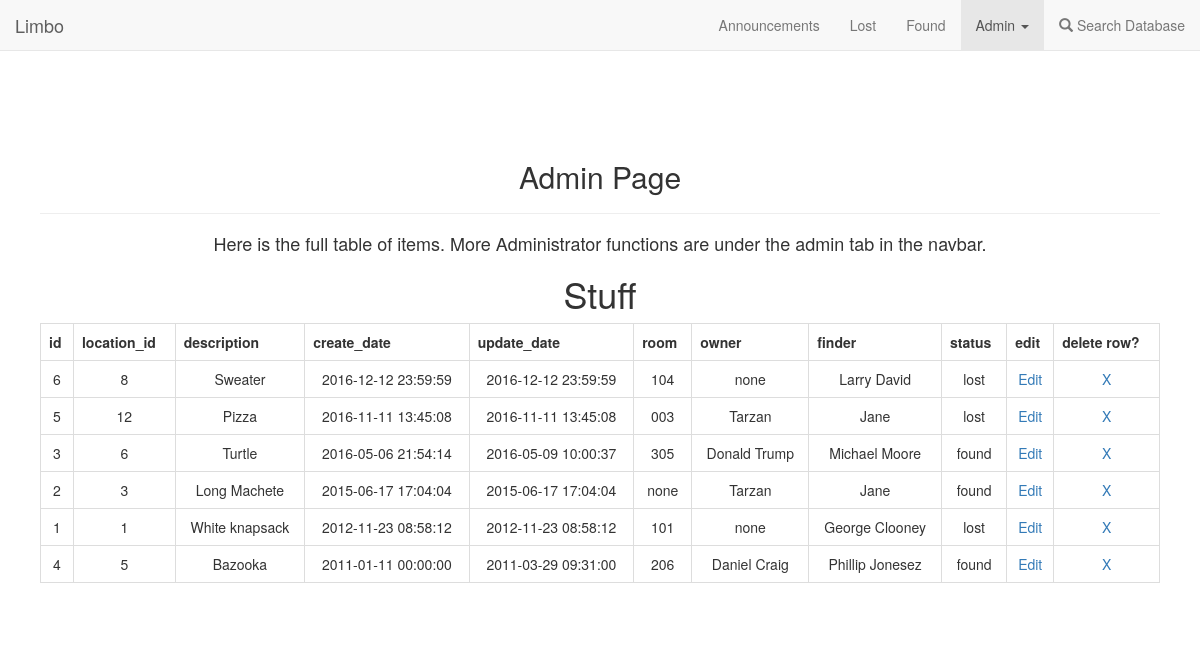
Screenshot of /admin2.php (signed in) with the database file from the repository.
### tables this page shows
create table if not exists stuff (
  id int not null auto_increment primary key,
  location_id int not null,
  description text not null,
  create_date datetime not null,
  update_date datetime not null,
  room text,
  owner text,
  finder text,
  status set("found", "lost", "claimed")
);

### helpers.php (the view, shortened to what this page needs)
<?php
function show_limbo_records_admin($dbc) {
	$query = 'SELECT * FROM stuff ORDER BY create_date DESC' ;
	$results = mysqli_query( $dbc , $query ) ;
  if( $results ) {
       echo  '<link rel="stylesheet" href="https://maxcdn.bootstrapcdn.com/bootstrap/3.3.7/css/bootstrap.min.css">';
    echo '<H1>Stuff</H1>' ;
    echo '<TABLE style="text-align:center" cellpadding="10" class="table table-hover table-bordered">';
    echo '<TR class ="table-active">';
    echo '<TH>id</TH>';
    echo '<TH>location_id</TH>';
    echo '<TH>description</TH>';
    echo '<TH>create_date</TH>';
    echo '<TH>update_date</TH>';
    echo '<TH>room</TH>';
    echo '<TH>owner</TH>';
    echo '<TH>finder</TH>';
    echo '<TH>status</TH>';
    echo '<TH>edit</TH>';
    echo '<TH>delete row?</TH>';
    echo '</TR>';
    while ( $row = mysqli_fetch_array( $results , MYSQLI_ASSOC ) ) {
      echo '<TR>' ;
      echo '<TD>' . $row['id'] . '</A></TD>' ;
      echo '<TD>' . $row['location_id'] . '</TD>' ;
      echo '<TD>' . $row['description'] . '</TD>' ;
      echo '<TD>' . $row['create_date'] . '</TD>' ;
      echo '<TD>' . $row['update_date'] . '</TD>' ;
      echo '<TD>' . $row['room'] . '</TD>' ;
      echo '<TD>' . $row['owner'] . '</TD>' ;
      echo '<TD>' . $row['finder'] . '</TD>' ;
      echo '<TD>' . $row['status'] . '</TD>' ;
      echo'<TD style ="text-align:center"><A HREF=updateLimboRow.php?id=' . $row['id'] . '>Edit</A></TD>';
      echo'<TD style ="text-align:center"><A HREF=deleteLimboRow.php?id=' . $row['id'] . '>X</A></TD>';
      echo '</TR>' ;
    }
    echo '</TABLE>';
      echo '</div>';
  }
  else
    echo '<p>' . mysqli_error( $dbc ) . '</p>'  ;
}
?>

### admin2.php (style rules this page uses)
html { background: url(../images/found.jpg) no-repeat center center fixed; -webkit-background-size: cover; -moz-background-size: cover; -o-background-size: cover; background-size: cover; }
body { background: none; }

### rows the page displays
stuff: id "6", location "8", description "Sweater", create_date "2016-12-12 23:59:59", update_date "2016-12-12 23:59:59", room "104", owner "none", finder "Larry David", status "lost"
stuff: id "5", location "12", description "Pizza", create_date "2016-11-11 13:45:08", update_date "2016-11-11 13:45:08", room "003", owner "Tarzan", finder "Jane", status "lost"
stuff: id "3", location "6", description "Turtle", create_date "2016-05-06 21:54:14", update_date "2016-05-09 10:00:37", room "305", owner "Donald Trump", finder "Michael Moore", status "found"
stuff: id "2", location "3", description "Long Machete", create_date "2015-06-17 17:04:04", update_date "2015-06-17 17:04:04", room "none", owner "Tarzan", finder "Jane", status "found"
stuff: id "1", location "1", description "White knapsack", create_date "2012-11-23 08:58:12", update_date "2012-11-23 08:58:12", room "101", owner "none", finder "George Clooney", status "lost"
stuff: id "4", location "5", description "Bazooka", create_date "2011-01-11 00:00:00", update_date "2011-03-29 09:31:00", room "206", owner "Daniel Craig", finder "Phillip Jonesez", status "found"
